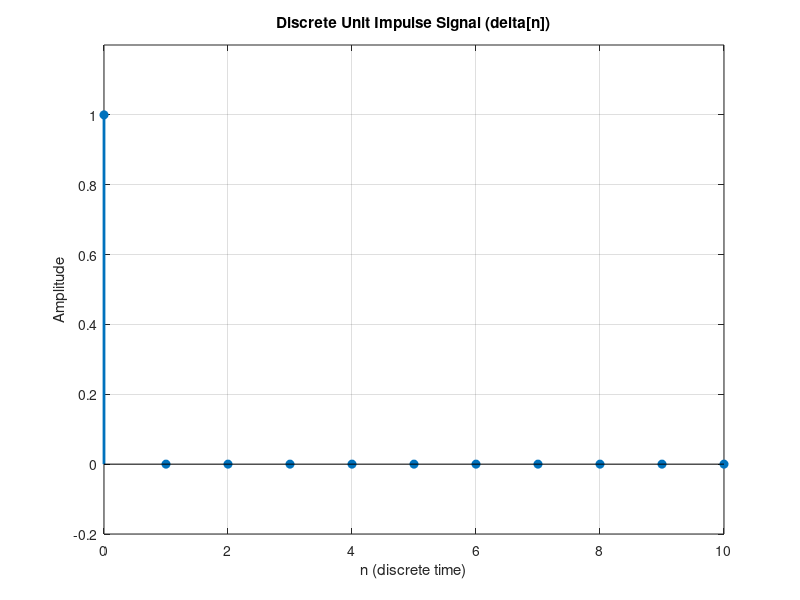

Reproduce this figure in MATLAB.
% Length of impulse response
N = 11; % Total number of samples
% Generate unit impulse using impz
x = impz(1, 1, N); % delta[n] from n = 0 to N-1
% Time index
n = 0:N-1;
% Plot the impulse
stem(n, x, 'filled', 'LineWidth', 2);
grid on;
xlabel('n (discrete time)');
ylabel('Amplitude');
title('Discrete Unit Impulse Signal (delta[n])');
ylim([-0.2 1.2]);
